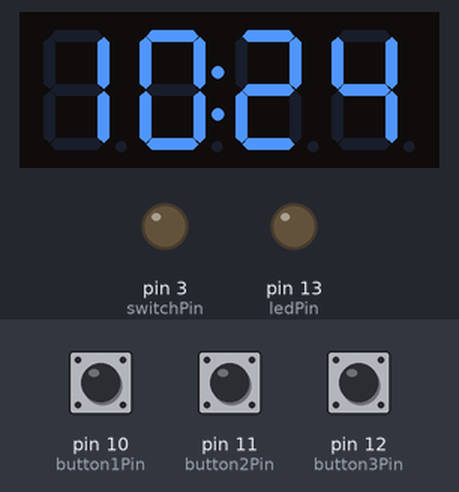
Bench run of a sketch on a simulated Arduino Uno, built with avr-gcc and run on an emulated ATmega328P. Parts: 4-digit seven-segment display, output pins drawn as LEDs (lit = HIGH). Inputs (shaded band) come from the test bench; at power-on: pin 10 (button1Pin) LOW, pin 11 (button2Pin) LOW, pin 12 (button3Pin) LOW. The local clock reads 2024-03-15 10:24:30 at power-on unless the sketch sets it; pins used as bus, display or sensor lines are not drawn.

Above: at 1.26 s.
1.3 s: pin 10 (button1Pin) pulled HIGH for 0.15 s
At 1.39 s:
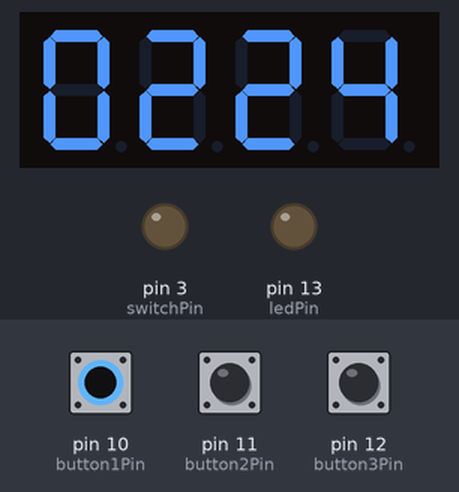
2.9 s: pin 11 (button2Pin) pulled HIGH for 0.15 s
At 3.19 s:
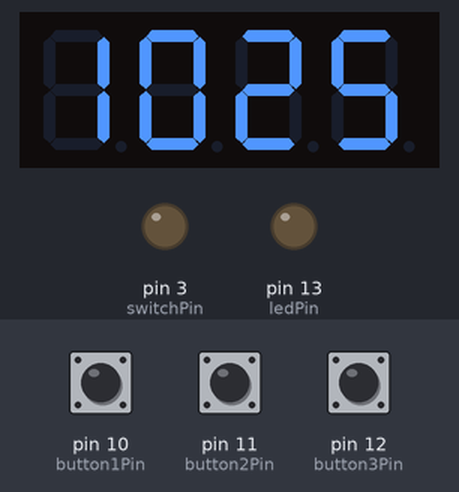
4.6 s: pin 12 (button3Pin) pulled HIGH for 1 s
At 5.0 s:
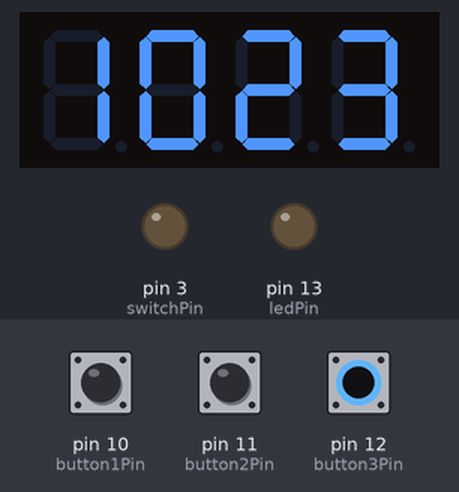
7.1 s: pin 11 (button2Pin) pulled HIGH for 1 s
At 7.33 s:
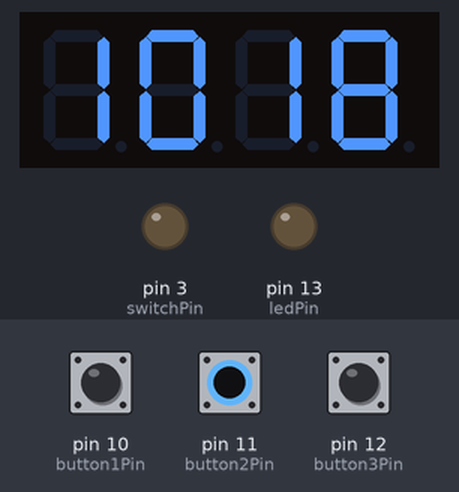
9.6 s: pin 12 (button3Pin) pulled HIGH for 3.2 s
At 10.18 s:
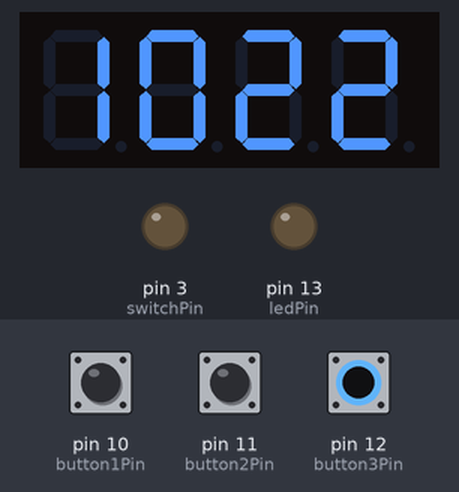

Measured:
- after the input at 1.3 s, the display: changes at once (image 1)
- after the input at 2.9 s, the display: first differs from a run without the input after 0.24 s (image 2)
- after the input at 4.6 s, the display: first differs from a run without the input after 0.21 s (image 3 shows a later state)
- after the input at 7.1 s, the display: first differs from a run without the input after 0.17 s (image 4)
- after the input at 9.6 s, the display: first differs from a run without the input after 0.26 s (image 5 shows a later state)

The sketch:

FirmWare.ino
```cpp
//Libraries
#include <EEPROM.h>
#include <DS3232RTC.h>    //http://github.com/JChristensen/DS3232RTC
#include <Time.h>         //http://www.arduino.cc/playground/Code/Time
#include <Wire.h>         //http://arduino.cc/en/Reference/Wire (included with Arduino IDE)
#include <TM1637.h>

#include "pinOut.h"

//RTC Check Counter
float rtcCheck = 0;
const float rtcCheckValue=100000;

//Variables to store button states
int  button1;
int  button2;
int  button3;

//Variables for Fast Forward function
int button2FF = 0;
int button3FF = 0;
boolean button2FFb;
boolean button3FFb;
const int firstValue = 2;
const int secondValue = 20;
int ff = firstValue;
const int ffThreshold = 30;
const int secondThreshold = 45;

//Variables for Switching function
boolean state = true;
boolean on = true;
const int delay1Switching = 1000; //Between interuption of power and bulb switching
const int delay2Switching = 1000; //Between bulb switching and end of powerinteruption

//Time Variables with standart values
int switchHour = 11;
int switchMinute = 59;
int h=12;
int m=1;
int H;
int M;

//Point Indicator
boolean point = false;

//Main Delay
const int mainDelay = 100;

//Digit Display
#define CLK 8
#define DIO 9
TM1637 tm1637(CLK,DIO);

void setup()
{
  readTimes(); //Read Times from RTC Memory
  tm1637.init(); //Init 4 Digit LED Display
  tm1637.point(POINT_ON);
  tm1637.set(BRIGHT_DARKEST);//BRIGHT_TYPICAL = 2,BRIGHT_DARKEST = 0,BRIGHTEST = 7;
  setRTC();
  pinMode(ledPin,OUTPUT);
  pinMode(switchPin,OUTPUT);
  pinMode(powerPin,OUTPUT);
  pinMode(button1Pin, INPUT);
  pinMode(button2Pin, INPUT);
  pinMode(button3Pin, INPUT);
  if (checkClock(hour(),minute()) == false) {
    digitalWrite(powerPin,HIGH);
    digitalWrite(ledPin,HIGH);
    digitalWrite(switchPin,HIGH);
    state = false;
  } else {
    digitalWrite(powerPin,HIGH);
    digitalWrite(ledPin,LOW);
    digitalWrite(switchPin,LOW);
    state = true;
  }
}

void loop()
{
  button1 = digitalRead(button1Pin);
  button2 = digitalRead(button2Pin);
  button3 = digitalRead(button3Pin);
  if(button2 == HIGH) { button2FF += 1; } else { button2FF = 0; }
  if(button3 == HIGH) { button3FF += 1; } else { button3FF = 0; }
  if (button2FF >= ffThreshold) { button2FFb = true;} else { button2FFb = false; }
  if (button3FF >= ffThreshold) { button3FFb = true; } else { button3FFb = false; }
  ff = firstValue;
  if (button2FF >= secondThreshold) ff=secondValue;
  if (button3FF >= secondThreshold) ff=secondValue;
  if(button1== HIGH) {
    displaySwitchTime();
    if(button2==HIGH) {
      if(button2FFb == true) { for(int i = 0; i < ff; i++) addMinute();
      } else { addMinute(); }
    }
    if(button3==HIGH) {
      if(button3FFb == true) { for(int i = 0; i < ff; i++) subMinute();
      } else { subMinute(); }
    }
  } else {
    displayTime();
    if(button2==HIGH) {
      if(button2FFb == true) { for(int i = 0; i < ff; i++) addM();
      } else { addM(); }
    }
    if(button3==HIGH)
      if(button3FFb == true) { for(int i = 0; i < ff; i++) subM();
      } else { subM(); }
  }
  checkSwitch();
  checkPoint();
  if(rtcCheck <= rtcCheckValue) {rtcCheck += 1; }
  else {
    readTimes();
    setRTC();
    rtcCheck = 0;
  }
}
void readTimes() {
  tmElements_t tmp;
  RTC.read(tmp);
  h=tmp.Hour;
  m=tmp.Minute;
  switchMinute = tmp.Year -30;
  switchHour = tmp.Month-1;
}
void checkPoint() {
  if(point==false) {
    tm1637.point(POINT_ON);
    point=true;
  } else {
    tm1637.point(POINT_OFF);
    point=false;
  }
}
void displayTime() {
  tm1637.display(0,hour() / 10);
  tm1637.display(1,hour() % 10);
  tm1637.display(2,minute() / 10);
  tm1637.display(3,minute() % 10);
}
void displaySwitchTime() {
  tm1637.display(0,switchHour / 10);
  tm1637.display(1,switchHour % 10);
  tm1637.display(2,switchMinute / 10);
  tm1637.display(3,switchMinute % 10);
}
//Set Switch Time
void addMinute() {
  if(switchMinute==59) {
    switchMinute=0;
    addHour();
  } else {
    switchMinute+=1;
    setRTC();
  }
}
void subMinute() {
  if(switchMinute==0) {
    switchMinute=59;
    subHour();
  } else {
    switchMinute-=1;
    setRTC();
  }
}
void addHour() {
  if(switchHour==11) {
    switchHour=0;
  } else {
    switchHour+=1;
  }
  setRTC();
}
void subHour() {
  if(switchHour==0) {
    switchHour=11;
  } else {
    switchHour-=1;
  }
  setRTC();
}
//Set Time
void addM() {
  if(m==59) {
    m=0;
    addH();
  } else {
    m+=1;
    setRTC();
  }
}
void subM() {
  if(m==0) {
    m=59;
    subH();
  } else {
    m-=1;
    setRTC();
  }
}
void addH() {
  if(h==23) {
    h=0;
  } else {
    h+=1;
  }
  setRTC();
}
void subH() {
  if(h==0) {
    h=23;
  } else {
    h-=1;
  }
  setRTC();
}
void setRTC() {
  H = switchHour + 1;
  M = 2000 + switchMinute;
  setTime(h, m, 1, 1, H, M);
  //setTime(h, m, 1, 1, 1, 1);
  RTC.set(now());
}
//AddHours Helper Method
int addHours(int input, int increment) {
  int sum = input + increment;
  if (sum >= 24) return sum -= 24;
  return sum;
}
//Switching Methods
void checkSwitch() {
  on = checkClock(hour(),minute());
  if(on==true) { switch1();
  } else {  switch2(); }
  delay(mainDelay);
  digitalWrite(powerPin, LOW);
}
boolean checkClock(int hh, int mm) {
    if (hh == switchHour) {
      if(mm <= switchMinute) return false;
      return true;
    }
    if(hh == addHours(switchHour,12 )) {
      if(mm <= switchMinute) return true;
      return false;
    }
    if(hh >= switchHour && hh < addHours(switchHour,12)) {
      return true;
    }
  return false;
}
void switch1() {
  if (state != on) {
  digitalWrite(powerPin, HIGH);
  delay(delay1Switching);
  digitalWrite(switchPin, LOW);
  digitalWrite(ledPin, LOW);
  delay(delay2Switching);
  state = true;
  digitalWrite(powerPin, LOW);
  }
}
void switch2() {
  if (state != on) {
  digitalWrite(powerPin, HIGH);
  delay(delay1Switching);
  digitalWrite(switchPin, HIGH);
  digitalWrite(ledPin, HIGH);
  delay(delay2Switching);
  state = false;
  digitalWrite(powerPin, LOW);
  }
}
```

pinOut.h
```cpp
//Pin Out
const int button1Pin = 10; //Button to switch between times
const int button2Pin = 11; //Up Button
const int button3Pin = 12; //Down Button
const int ledPin = 13; //Indicator LED
const int powerPin = 2; //Ballast Power Interrupt Signal
const int switchPin = 3; //Bulb Switching Signal
```
